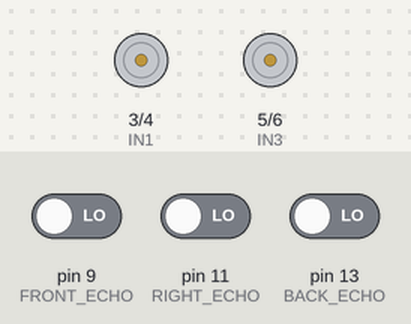
Bench run of a sketch on a simulated Arduino Uno, built with avr-gcc and run on an emulated ATmega328P. Parts: motor-driver pin pairs drawn as motors (green arrow = first pin HIGH = forward, orange = second pin HIGH = backward, longer = more drive). Inputs (shaded band) come from the test bench; at power-on: pin 9 (FRONT_ECHO) LOW, pin 11 (RIGHT_ECHO) LOW, pin 13 (BACK_ECHO) LOW.

Above: at 0.05 s.
Timing chart, 0 to 3.0 s (numbered marks = the images above):
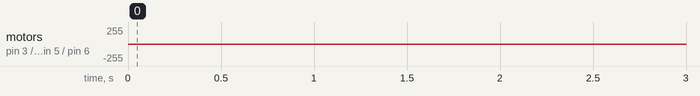

The sketch:

first.ino
```cpp
#include <avr/io.h>
#define F_CPU 16000000UL
#include <util/delay.h>

// ==================== PINS ====================
// Motors: Right = IN1(PD3) IN2(PD4) | Left = IN3(PD5) IN4(PD6)
#define IN1 PD3
#define IN2 PD4
#define IN3 PD5
#define IN4 PD6
#define MOTORS_MASK ((1<<IN1)|(1<<IN2)|(1<<IN3)|(1<<IN4))

// Ultrasonic (Port B): front=PB0/PB1, right=PB2/PB3, back=PB4/PB5
#define FRONT_TRIG PB0
#define FRONT_ECHO PB1
#define RIGHT_TRIG PB2
#define RIGHT_ECHO PB3
#define BACK_TRIG  PB4
#define BACK_ECHO  PB5

// ==================== SETTINGS ====================
#define ENEMY_CM  30    // enemy detection range
#define NO_ECHO   999   // returned on timeout

// ==================== MOTORS ====================
static void motors_stop(void)  { PORTD &= ~MOTORS_MASK; }

static void motors_forward(void) {
    PORTD = (PORTD & ~MOTORS_MASK) | (1<<IN1) | (1<<IN3);
}
static void motors_spin_right(void) {  // left fwd, right back -> rotate right
    PORTD = (PORTD & ~MOTORS_MASK) | (1<<IN2) | (1<<IN3);
}

// ==================== SENSORS ====================
// Returns distance in cm, or NO_ECHO on timeout
static uint16_t ultrasonic_cm(uint8_t trig, uint8_t echo) {
    PORTB &= ~(1<<trig);
    _delay_us(2);
    PORTB |= (1<<trig);
    _delay_us(10);
    PORTB &= ~(1<<trig);

    uint16_t t = 0;
    while (!(PINB & (1<<echo))) {
        if (++t > 5000) return NO_ECHO;
        _delay_us(1);
    }

    uint16_t width = 0;
    while (PINB & (1<<echo)) {
        if (++width > 6000) return NO_ECHO;
        _delay_us(1);
    }
    return width / 58;   // us -> cm
}

static uint8_t enemy_front(void) { return ultrasonic_cm(FRONT_TRIG, FRONT_ECHO) < ENEMY_CM; }
static uint8_t enemy_right(void) { return ultrasonic_cm(RIGHT_TRIG, RIGHT_ECHO) < ENEMY_CM; }
static uint8_t enemy_back(void)  { return ultrasonic_cm(BACK_TRIG,  BACK_ECHO)  < ENEMY_CM; }

// ==================== STATES ====================
typedef enum {
    ST_SEARCH,
    ST_ATTACK
} state_t;

// ==================== INIT ====================
static void init(void) {
    DDRD  |= MOTORS_MASK;
    PORTD &= ~MOTORS_MASK;

    DDRB |=  (1<<FRONT_TRIG)|(1<<RIGHT_TRIG)|(1<<BACK_TRIG);
    DDRB &= ~((1<<FRONT_ECHO)|(1<<RIGHT_ECHO)|(1<<BACK_ECHO));
}

// ==================== MAIN ====================
int main(void) {
    init();

    motors_stop();
    _delay_ms(5000);          // rule 8.18: wait 5s before moving

    state_t state = ST_SEARCH;

    while (1) {
        switch (state) {

        // ---------- spin in place scanning front/right/back ----------
        case ST_SEARCH:
            if (enemy_front() || enemy_right() || enemy_back()) {
                state = ST_ATTACK;
                break;
            }
            motors_spin_right();
            _delay_ms(60);      // TUNE: rotation step per scan
            motors_stop();
            _delay_ms(20);      // let sonar settle before next reading
            break;

        // ---------- push forward while target stays in front ----------
        case ST_ATTACK:
            if (!enemy_front()) {
                state = ST_SEARCH;
                break;
            }
            motors_forward();
            break;
        }
    }
    return 0;
}
```
